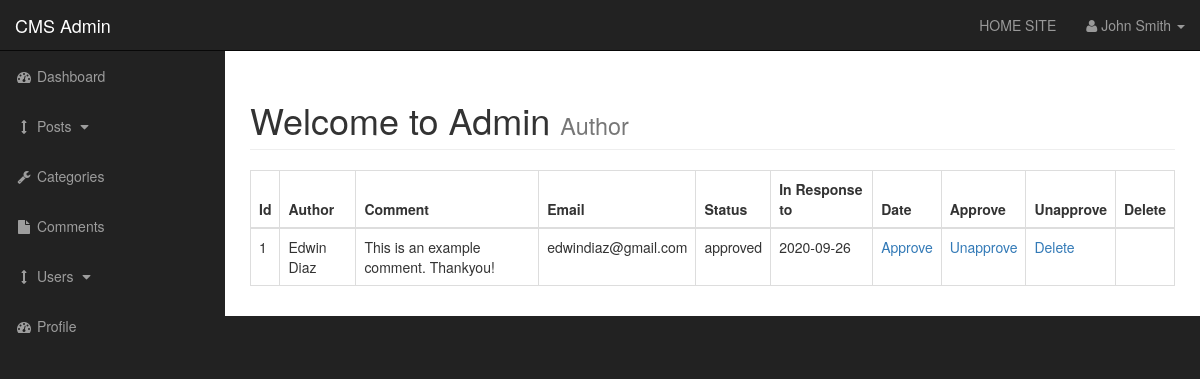
/admin/comments.php, run on an earlier commit of the app's database.
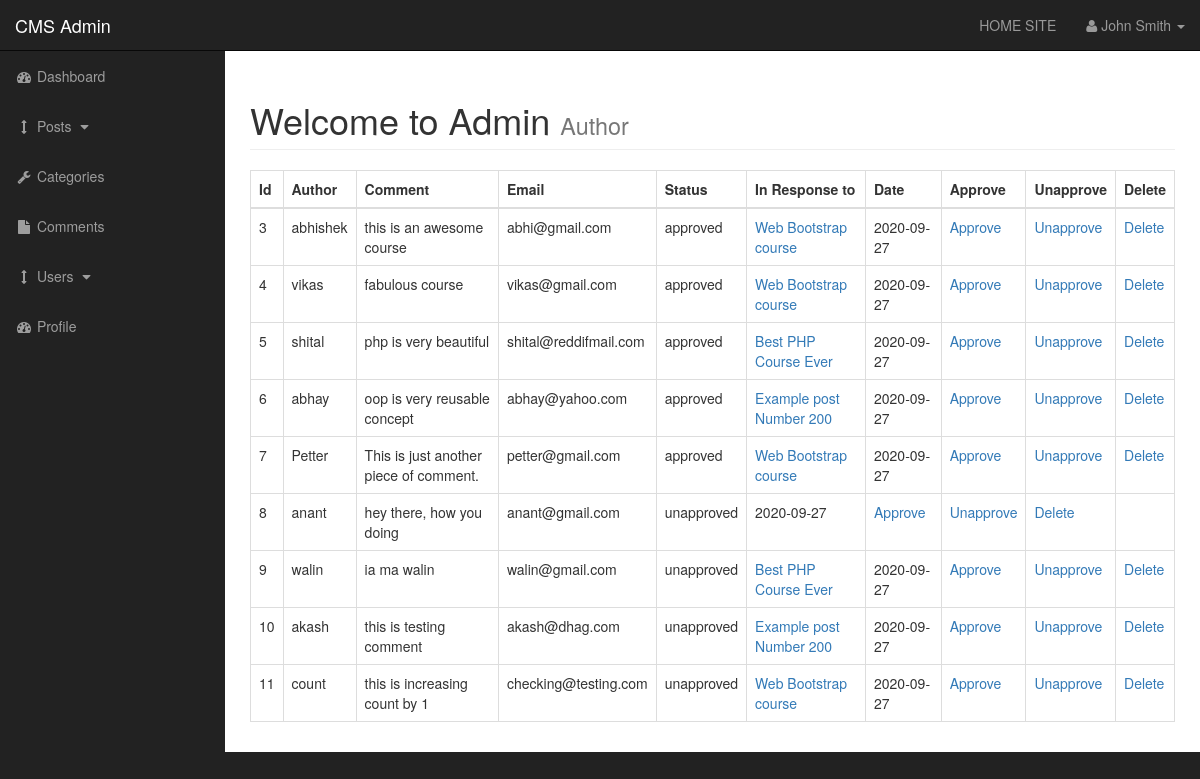
And on a later commit of the database.
### tables this page shows
CREATE TABLE `comments` (
  `comment_id` int(3) NOT NULL,
  `comment_post_id` int(3) NOT NULL,
  `comment_author` varchar(255) NOT NULL,
  `comment_email` varchar(255) NOT NULL,
  `comment_content` text NOT NULL,
  `comment_status` varchar(255) NOT NULL,
  `comment_date` date NOT NULL
);

CREATE TABLE `posts` (
  `post_id` int(3) NOT NULL,
  `post_category_id` int(3) NOT NULL,
  `post_title` varchar(255) NOT NULL,
  `post_author` varchar(255) NOT NULL,
  `post_date` date NOT NULL,
  `post_image` text NOT NULL,
  `post_content` text NOT NULL,
  `post_tags` varchar(255) NOT NULL,
  `post_comment_count` int(255) NOT NULL DEFAULT '0',
  `post_status` varchar(255) NOT NULL DEFAULT 'draft'
);

### admin/includes/view_all_comments.php (the view, shortened to what this page needs)
<table class="table table-bordered table-hover">
    <thead>
        <tr>
            <th>Id</th>
            <th>Author</th>
            <th>Comment</th>
            <th>Email</th>
            <th>Status</th>
            <th>In Response to</th>
            <th>Date</th>
            <th>Approve</th>
            <th>Unapprove</th>
            <th>Delete</th>
        </tr>
    </thead>
    <tbody>
        <?php
            $query = "SELECT * FROM comments";
            $select_posts = mysqli_query($connection, $query);
            while($row = mysqli_fetch_assoc($select_posts)){
                $comment_id      = $row['comment_id'];
                $comment_post_id = $row['comment_post_id'];
                $comment_author  = $row['comment_author'];
                $comment_content = $row['comment_content'];
                $comment_email   = $row['comment_email'];
                $comment_status  = $row['comment_status'];
                $comment_date    = $row['comment_date'];
                echo "<tr>";
                echo "<td>{$comment_id}</td>";
                echo "<td>{$comment_author}</td>";
                echo "<td>{$comment_content}</td>";
                echo "<td>{$comment_email}</td>";
                echo "<td>{$comment_status}</td>";
                $query ="SELECT * FROM posts WHERE post_id = {$comment_post_id}";
                $select_post_id_query = mysqli_query($connection, $query);
                while($row = mysqli_fetch_assoc($select_post_id_query)){
                    $post_id = $row['post_id'];
                    $post_title = $row['post_title'];
                    echo "<td><a href='../post.php?p_id={$post_id}'>{$post_title}</a></td>";
                }
                echo "<td>{$comment_date}</td>";
                echo "<td><a href='comments.php?approve={$comment_id}'>Approve</a></td>";
                echo "<td><a href='comments.php?unapprove={$comment_id}'>Unapprove</a></td>";
                echo "<td><a href='comments.php?delete={$comment_id}'>Delete</a></td>";
                echo "</tr>";
            }
        ?>
    </tbody>
</table>

### admin/includes/admin_navigation.php (shortened to what this page needs)
<nav class="navbar navbar-inverse navbar-fixed-top" role="navigation">
            <div class="navbar-header">
                <a class="navbar-brand" href="index.php">CMS Admin</a>
            </div>
            <ul class="nav navbar-right top-nav">
                <li><a href="../index.php">HOME SITE</a></li>
                <li class="dropdown">
                    <a href="#" class="dropdown-toggle" data-toggle="dropdown"><i class="fa fa-user"></i> John Smith <b class="caret"></b></a>
                </li>
            </ul>
            <div class="collapse navbar-collapse navbar-ex1-collapse">
                <ul class="nav navbar-nav side-nav">
                    <li>
                        <a href="index.php"><i class="fa fa-fw fa-dashboard"></i> Dashboard</a>
                    </li>
                    <li>
                        <a href="javascript:;" data-toggle="collapse" data-target="#posts_dropdown"><i class="fa fa-fw fa-arrows-v"></i> Posts <i class="fa fa-fw fa-caret-down"></i></a>
                    </li>
                    <li>
                        <a href="categories.php"><i class="fa fa-fw fa-wrench"></i> Categories</a>
                    </li>
                    <li>
                        <a href="comments.php"><i class="fa fa-fw fa-file"></i> Comments</a>
                    </li>
                    <li>
                        <a href="javascript:;" data-toggle="collapse" data-target="#demo"><i class="fa fa-fw fa-arrows-v"></i> Users <i class="fa fa-fw fa-caret-down"></i></a>
                    </li>
                    <li>
                        <a href="index.html"><i class="fa fa-fw fa-dashboard"></i> Profile</a>
                    </li>
                </ul>
            </div>
        </nav>

What changed in the data, as far as the page shows it:
removed comments: comment_id "1", comment_author "Edwin Diaz", comment_content "This is an example comment. Thankyou!", comment_email "edwindiaz@gmail.com", comment_status "approved", comment_date "2020-09-26"
added comments: comment_id "3", comment_author "abhishek", comment_content "this is an awesome course", comment_email "abhi@gmail.com", comment_status "approved", comment_date "2020-09-27"
now on this page (row edited): posts: post_title "Web Bootstrap course"
added comments: comment_id "4", comment_author "vikas", comment_content "fabulous course", comment_email "vikas@gmail.com", comment_status "approved", comment_date "2020-09-27"
added comments: comment_id "5", comment_author "shital", comment_content "php is very beautiful", comment_email "shital@reddifmail.com", comment_status "approved", comment_date "2020-09-27"
now on this page (row edited): posts: post_title "Best PHP Course Ever"
added comments: comment_id "6", comment_author "abhay", comment_content "oop is very reusable concept", comment_email "abhay@yahoo.com", comment_status "approved", comment_date "2020-09-27"
now on this page (row edited): posts: post_title "Example post Number 200"
added comments: comment_id "7", comment_author "Petter", comment_content "This is just another piece of comment.", comment_email "petter@gmail.com", comment_status "approved", comment_date "2020-09-27"
added comments: comment_id "8", comment_author "anant", comment_content "hey there, how you doing", comment_email "anant@gmail.com", comment_status "unapproved", comment_date "2020-09-27"
added comments: comment_id "9", comment_author "walin", comment_content "ia ma walin", comment_email "walin@gmail.com", comment_status "unapproved", comment_date "2020-09-27"
added comments: comment_id "10", comment_author "akash", comment_content "this is testing comment", comment_email "akash@dhag.com", comment_status "unapproved", comment_date "2020-09-27"
added comments: comment_id "11", comment_author "count", comment_content "this is increasing count by 1", comment_email "checking@testing.com", comment_status "unapproved", comment_date "2020-09-27"
